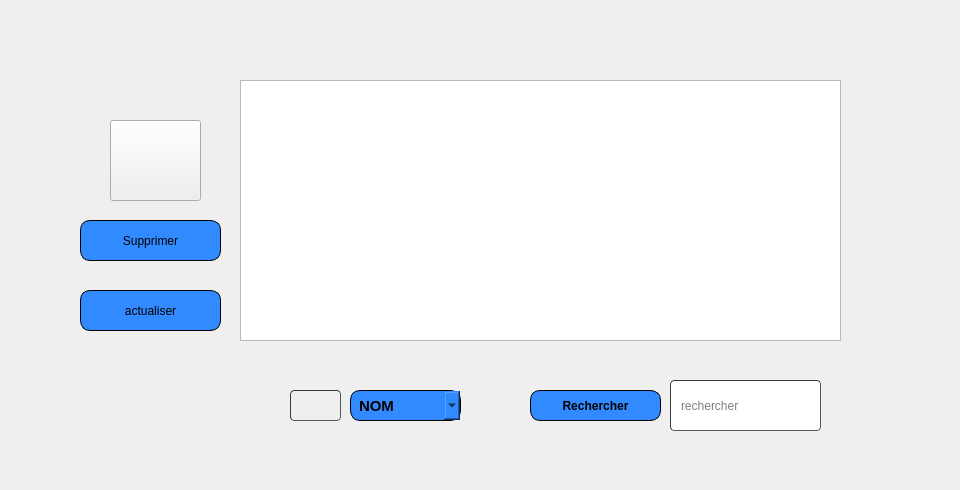
     <widget class="QWidget" name="page_6">
      <widget class="QComboBox" name="comboBox_2">
       <property name="geometry">
        <rect>
         <x>350</x>
         <y>390</y>
         <width>111</width>
         <height>31</height>
        </rect>
       </property>
       <property name="font">
        <font>
         <family>Arial</family>
         <pointsize>11</pointsize>
         <weight>75</weight>
         <italic>false</italic>
         <bold>true</bold>
        </font>
       </property>
       <property name="styleSheet">
        <string notr="true">		border: 1px solid black;
border-radius: 10px;
padding: 0 8px;
background: #318aff;
font: bold, &quot;Arial&quot;;;
text-align:center;

</string>
       </property>
       <item>
        <property name="text">
         <string>NOM</string>
        </property>
       </item>
       <item>
        <property name="text">
         <string>PRENOM</string>
        </property>
       </item>
       <item>
        <property name="text">
         <string>TEL</string>
        </property>
       </item>
      </widget>
      <widget class="QPushButton" name="search_2">
       <property name="geometry">
        <rect>
         <x>530</x>
         <y>390</y>
         <width>131</width>
         <height>31</height>
        </rect>
       </property>
       <property name="font">
        <font>
         <family>Arial</family>
         <pointsize>9</pointsize>
         <weight>75</weight>
         <italic>false</italic>
         <bold>true</bold>
        </font>
       </property>
       <property name="styleSheet">
        <string notr="true">		border: 1px solid black;
border-radius: 10px;
padding: 0 8px;
background: #318aff;
font: bold, &quot;Arial&quot;;;
text-align:center;
</string>
       </property>
       <property name="text">
        <string>Rechercher</string>
       </property>
       <property name="icon">
        <iconset resource="projet.qrc">
         <normaloff>:/icons/magnifying-glass.png</normaloff>:/icons/magnifying-glass.png</iconset>
       </property>
       <property name="iconSize">
        <size>
         <width>30</width>
         <height>30</height>
        </size>
       </property>
      </widget>
      <widget class="QPushButton" name="supprimer_2">
       <property name="geometry">
        <rect>
         <x>80</x>
         <y>220</y>
         <width>141</width>
         <height>41</height>
        </rect>
       </property>
       <property name="styleSheet">
        <string notr="true">		border: 1px solid black;
border-radius: 10px;
padding: 0 8px;
background: #318aff;
font: bold, &quot;Arial&quot;;;
text-align:center;

</string>
       </property>
       <property name="text">
        <string>Supprimer</string>
       </property>
       <property name="icon">
        <iconset resource="projet.qrc">
         <normaloff>:/icons/delete.png</normaloff>:/icons/delete.png</iconset>
       </property>
       <property name="iconSize">
        <size>
         <width>30</width>
         <height>30</height>
        </size>
       </property>
      </widget>
      <widget class="QLineEdit" name="recherche_2">
       <property name="geometry">
        <rect>
         <x>670</x>
         <y>380</y>
         <width>151</width>
         <height>51</height>
        </rect>
       </property>
       <property name="styleSheet">
        <string notr="true">	border-width: 1px; border-radius: 4px;
	border-color: rgb(58, 58, 58);
	border-style: inset;
	padding: 0 8px;


	selection-background-color: rgb(187, 187, 187);
	selection-color: rgb(60, 63, 65);</string>
       </property>
       <property name="placeholderText">
        <string>rechercher</string>
       </property>
      </widget>
      <widget class="QTableView" name="tableView_2">
       <property name="geometry">
        <rect>
         <x>240</x>
         <y>80</y>
         <width>601</width>
         <height>261</height>
        </rect>
       </property>
       <property name="styleSheet">
        <string notr="true"/>
       </property>
      </widget>
      <widget class="QPushButton" name="sponsor_ajout">
       <property name="geometry">
        <rect>
         <x>110</x>
         <y>120</y>
         <width>91</width>
         <height>81</height>
        </rect>
       </property>
       <property name="text">
        <string/>
       </property>
       <property name="icon">
        <iconset resource="projet.qrc">
         <normaloff>:/icons/icon.png</normaloff>:/icons/icon.png</iconset>
       </property>
       <property name="iconSize">
        <size>
         <width>91</width>
         <height>91</height>
        </size>
       </property>
       <property name="autoDefault">
        <bool>false</bool>
       </property>
      </widget>
      <widget class="QPushButton" name="actualiser">
       <property name="geometry">
        <rect>
         <x>80</x>
         <y>290</y>
         <width>141</width>
         <height>41</height>
        </rect>
       </property>
       <property name="styleSheet">
        <string notr="true">		border: 1px solid black;
border-radius: 10px;
padding: 0 8px;
background: #318aff;
font: bold, &quot;Arial&quot;;;
text-align:center;

</string>
       </property>
       <property name="text">
        <string>actualiser</string>
       </property>
       <property name="icon">
        <iconset>
         <normaloff>icons/refresh.png</normaloff>icons/refresh.png</iconset>
       </property>
       <property name="iconSize">
        <size>
         <width>30</width>
         <height>30</height>
        </size>
       </property>
      </widget>
      <widget class="QLabel" name="label_52">
       <property name="geometry">
        <rect>
         <x>0</x>
         <y>0</y>
         <width>951</width>
         <height>481</height>
        </rect>
       </property>
       <property name="text">
        <string/>
       </property>
       <property name="pixmap">
        <pixmap resource="projet.qrc">:/icons/haya.png</pixmap>
       </property>
      </widget>
      <widget class="QLabel" name="label_24">
       <property name="geometry">
        <rect>
         <x>70</x>
         <y>20</y>
         <width>801</width>
         <height>451</height>
        </rect>
       </property>
       <property name="text">
        <string/>
       </property>
       <property name="pixmap">
        <pixmap resource="projet.qrc">:/icons/imf.jpg</pixmap>
       </property>
      </widget>
      <widget class="QPushButton" name="pushButton">
       <property name="geometry">
        <rect>
         <x>290</x>
         <y>390</y>
         <width>51</width>
         <height>31</height>
        </rect>
       </property>
       <property name="styleSheet">
        <string notr="true">	border-width: 1px; border-radius: 4px;
	border-color: rgb(58, 58, 58);
	border-style: inset;
	padding: 0 8px;


	selection-color: rgb(60, 63, 65);</string>
       </property>
       <property name="text">
        <string/>
       </property>
       <property name="icon">
        <iconset resource="projet.qrc">
         <normaloff>:/icons/sort-descending.png</normaloff>:/icons/sort-descending.png</iconset>
       </property>
       <property name="iconSize">
        <size>
         <width>81</width>
         <height>31</height>
        </size>
       </property>
      </widget>
      <zorder>label_52</zorder>
      <zorder>label_24</zorder>
      <zorder>comboBox_2</zorder>
      <zorder>search_2</zorder>
      <zorder>supprimer_2</zorder>
      <zorder>recherche_2</zorder>
      <zorder>tableView_2</zorder>
      <zorder>sponsor_ajout</zorder>
      <zorder>actualiser</zorder>
      <zorder>pushButton</zorder>
     </widget>
